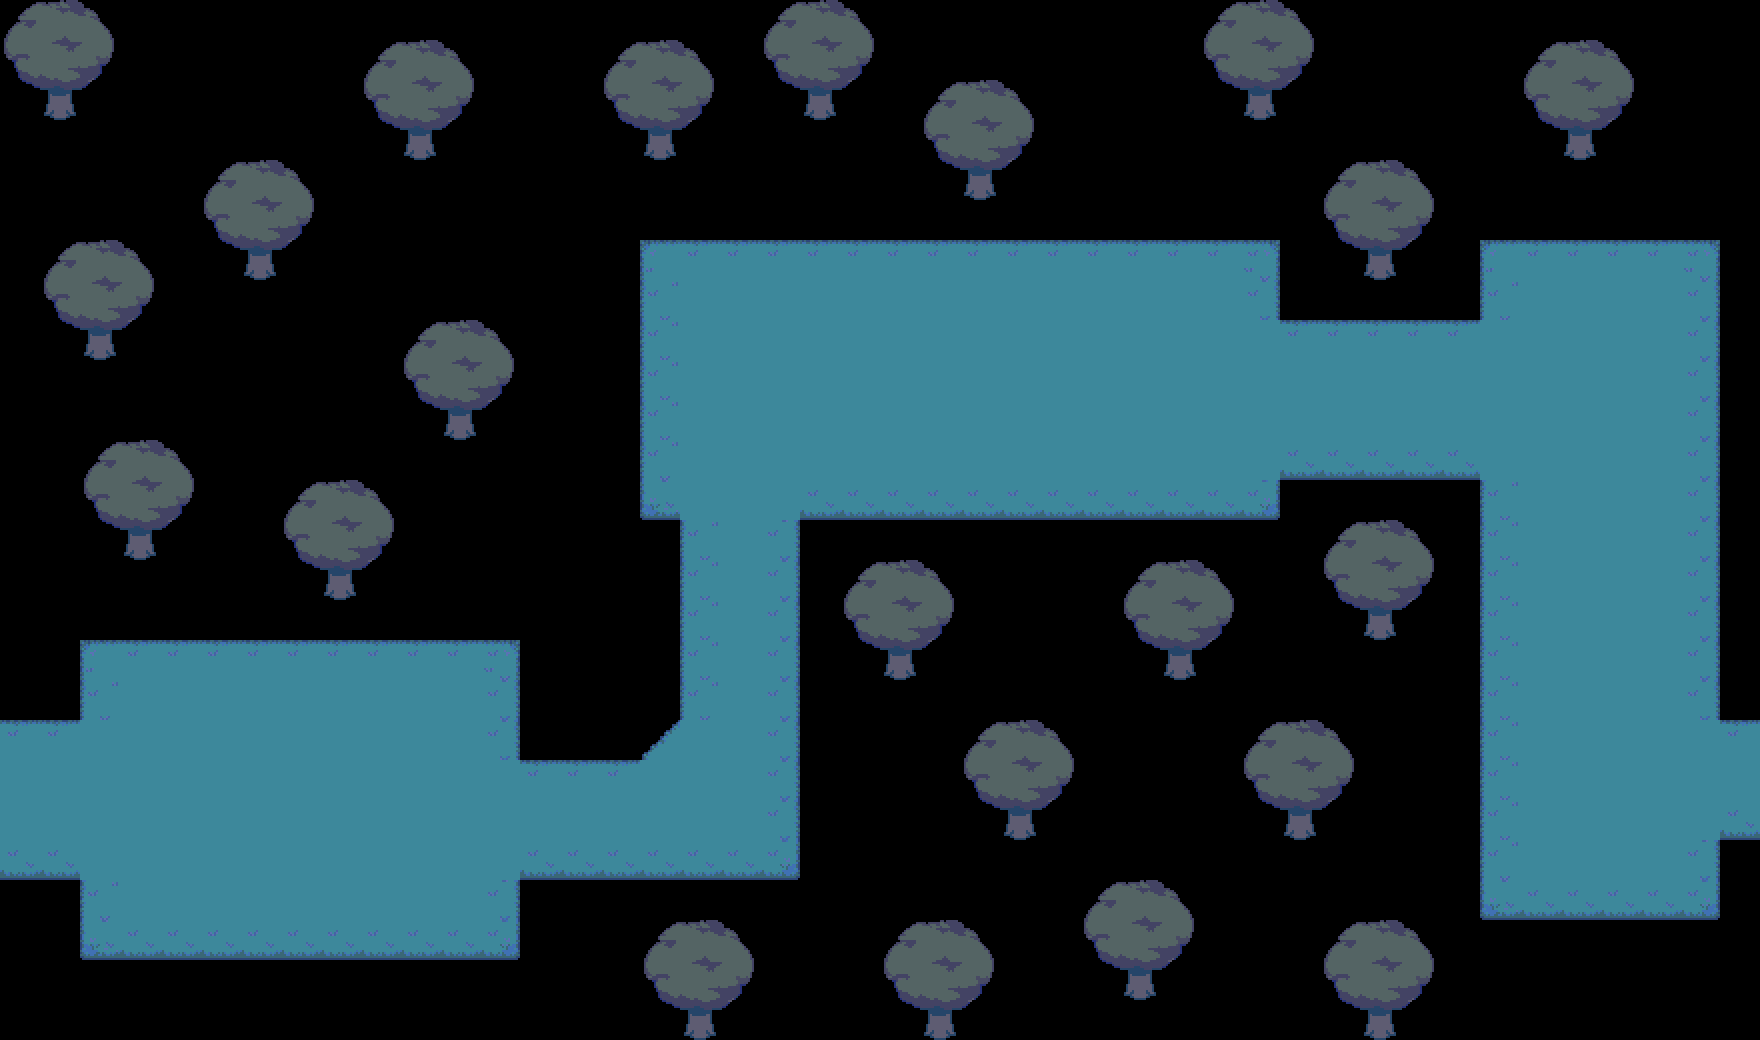

The image is a tile-based game level rendered from a .tmx file. Its description and complete source (layers, tilesets, objects, tile grids) follow:
An orthogonal 44x26 tile map with 40x40 px tiles, 1 tile layer (Tile Layer 1) and 9 objects (2x script, savepoint, npc, transition, spawn, ...).

<map version="1.10" tiledversion="1.11.2" orientation="orthogonal" renderorder="right-down" width="44" height="26" tilewidth="40" tileheight="40" infinite="0" nextlayerid="5" nextobjectid="14">
 <editorsettings>
  <export target="data.lua" format="lua" />
 </editorsettings>
 <properties>
  <property name="music" value="future_explore" />
  <property name="name" value="Flashback - Field" />
 </properties>
 <tileset firstgid="1" source="../../../tilesets/hometown.tsx" />
 <layer id="1" name="Tile Layer 1" width="44" height="26">
  <data encoding="csv">
89,90,91,0,0,0,0,0,0,0,0,0,0,0,0,0,0,0,0,89,90,91,0,0,0,0,0,0,0,0,89,90,91,0,0,0,0,0,0,0,0,0,0,0,
100,101,102,0,0,0,0,0,0,89,90,91,0,0,0,89,90,91,0,100,101,102,0,0,0,0,0,0,0,0,100,101,102,0,0,0,0,0,89,90,91,0,0,0,
111,112,113,0,0,0,0,0,0,100,101,102,0,0,0,100,101,102,0,111,112,113,0,89,90,91,0,0,0,0,111,112,113,0,0,0,0,0,100,101,102,0,0,0,
0,0,0,0,0,0,0,0,0,111,112,113,0,0,0,111,112,113,0,0,0,0,0,100,101,102,0,0,0,0,0,0,0,0,0,0,0,0,111,112,113,0,0,0,
0,0,0,0,0,89,90,91,0,0,0,0,0,0,0,0,0,0,0,0,0,0,0,111,112,113,0,0,0,0,0,0,0,89,90,91,0,0,0,0,0,0,0,0,
0,0,0,0,0,100,101,102,0,0,0,0,0,0,0,0,0,0,0,0,0,0,0,0,0,0,0,0,0,0,0,0,0,100,101,102,0,0,0,0,0,0,0,0,
0,89,90,91,0,111,112,113,0,0,0,0,0,0,0,0,48,49,49,49,49,49,49,49,49,49,49,49,49,49,49,50,0,111,112,113,0,48,49,49,49,49,50,0,
0,100,101,102,0,0,0,0,0,0,0,0,0,0,0,0,59,60,60,60,60,60,60,60,60,60,60,60,60,60,60,61,0,0,0,0,0,59,60,60,60,60,61,0,
0,111,112,113,0,0,0,0,0,0,89,90,91,0,0,0,59,60,60,60,60,60,60,60,60,60,60,60,60,60,60,60,49,49,49,49,49,60,60,60,60,60,61,0,
0,0,0,0,0,0,0,0,0,0,100,101,102,0,0,0,59,60,60,60,60,60,60,60,60,60,60,60,60,60,60,60,60,60,60,60,60,60,60,60,60,60,61,0,
0,0,0,0,0,0,0,0,0,0,111,112,113,0,0,0,59,60,60,60,60,60,60,60,60,60,60,60,60,60,60,60,60,60,60,60,60,60,60,60,60,60,61,0,
0,0,89,90,91,0,0,0,0,0,0,0,0,0,0,0,59,60,60,60,60,60,60,60,60,60,60,60,60,60,60,60,71,71,71,71,71,60,60,60,60,60,61,0,
0,0,100,101,102,0,0,89,90,91,0,0,0,0,0,0,70,60,60,60,71,71,71,71,71,71,71,71,71,71,71,72,0,0,0,0,0,59,60,60,60,60,61,0,
0,0,111,112,113,0,0,100,101,102,0,0,0,0,0,0,0,59,60,61,0,0,0,0,0,0,0,0,0,0,0,0,0,89,90,91,0,59,60,60,60,60,61,0,
0,0,0,0,0,0,0,111,112,113,0,0,0,0,0,0,0,59,60,61,0,89,90,91,0,0,0,0,89,90,91,0,0,100,101,102,0,59,60,60,60,60,61,0,
0,0,0,0,0,0,0,0,0,0,0,0,0,0,0,0,0,59,60,61,0,100,101,102,0,0,0,0,100,101,102,0,0,111,112,113,0,59,60,60,60,60,61,0,
0,0,48,49,49,49,49,49,49,49,49,49,50,0,0,0,0,59,60,61,0,111,112,113,0,0,0,0,111,112,113,0,0,0,0,0,0,59,60,60,60,60,61,0,
0,0,59,60,60,60,60,60,60,60,60,60,61,0,0,0,0,59,60,61,0,0,0,0,0,0,0,0,0,0,0,0,0,0,0,0,0,59,60,60,60,60,61,0,
49,49,60,60,60,60,60,60,60,60,60,60,61,0,0,0,51,63,60,61,0,0,0,0,89,90,91,0,0,0,0,89,90,91,0,0,0,59,60,60,60,60,60,49,
60,60,60,60,60,60,60,60,60,60,60,60,60,49,49,49,63,60,60,61,0,0,0,0,100,101,102,0,0,0,0,100,101,102,0,0,0,59,60,60,60,60,60,60,
60,60,60,60,60,60,60,60,60,60,60,60,60,60,60,60,60,60,60,61,0,0,0,0,111,112,113,0,0,0,0,111,112,113,0,0,0,59,60,60,60,60,60,71,
71,71,60,60,60,60,60,60,60,60,60,60,60,71,71,71,71,71,71,72,0,0,0,0,0,0,0,0,0,0,0,0,0,0,0,0,0,59,60,60,60,60,61,0,
0,0,59,60,60,60,60,60,60,60,60,60,61,0,0,0,0,0,0,0,0,0,0,0,0,0,0,89,90,91,0,0,0,0,0,0,0,70,71,71,71,71,72,0,
0,0,70,71,71,71,71,71,71,71,71,71,72,0,0,0,89,90,91,0,0,0,89,90,91,0,0,100,101,102,0,0,0,89,90,91,0,0,0,0,0,0,0,0,
0,0,0,0,0,0,0,0,0,0,0,0,0,0,0,0,100,101,102,0,0,0,100,101,102,0,0,111,112,113,0,0,0,100,101,102,0,0,0,0,0,0,0,0,
0,0,0,0,0,0,0,0,0,0,0,0,0,0,0,0,111,112,113,0,0,0,111,112,113,0,0,0,0,0,0,0,0,111,112,113,0,0,0,0,0,0,0,0
</data>
 </layer>
 <objectgroup id="2" name="objects">
  <object id="1" name="savepoint" x="440" y="720">
   <point />
  </object>
  <object id="3" name="script" x="-40" y="720" width="40" height="160">
   <properties>
    <property name="cutscene" value="flashback.progress" />
    <property name="once" type="bool" value="false" />
   </properties>
  </object>
  <object id="5" name="npc" x="1360" y="440">
   <properties>
    <property name="actor" value="slitherer" />
    <property name="cutscene" value="!future_f_slither" />
   </properties>
   <point />
  </object>
  <object id="6" name="script" x="1160" y="240" width="40" height="280">
   <properties>
    <property name="cutscene" value="flashback.slitherer" />
   </properties>
  </object>
  <object id="12" name="transition" x="1760" y="720" width="40" height="120">
   <properties>
    <property name="map" value="flashback/field_2" />
    <property name="marker" value="ff1" />
   </properties>
  </object>
 </objectgroup>
 <objectgroup id="3" name="markers">
  <object id="2" name="spawn" x="440" y="800">
   <point />
  </object>
  <object id="13" name="ff2" x="1720" y="780">
   <point />
  </object>
 </objectgroup>
 <objectgroup id="4" name="collision">
  <object id="10" x="0" y="720">
   <polygon points="0,0 80,0 80,-80 520,-80 520,40 640,40 680,0 680,-200 640,-200 640,-480 1280,-480 1280,-400 1480,-400 1480,-480 1720,-480 1720,0 1760,0 1760,-720 0,-720" />
  </object>
  <object id="11" x="0" y="880">
   <polygon points="0,0 80,0 80,80 520,80 520,0 800,0 800,-360 1280,-360 1280,-400 1480,-400 1480,40 1720,40 1720,-40 1760,-40 1760,160 0,160" />
  </object>
 </objectgroup>
</map>
